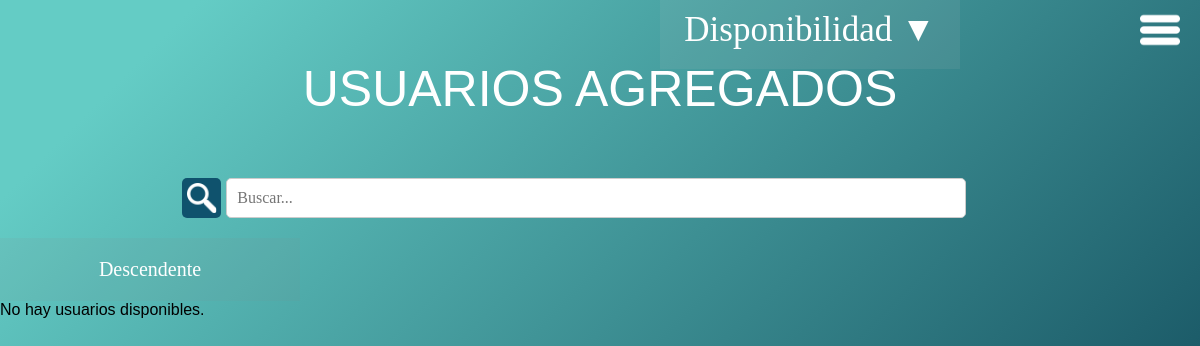
The app's page /vista/usuariosAgregados.php, older data.
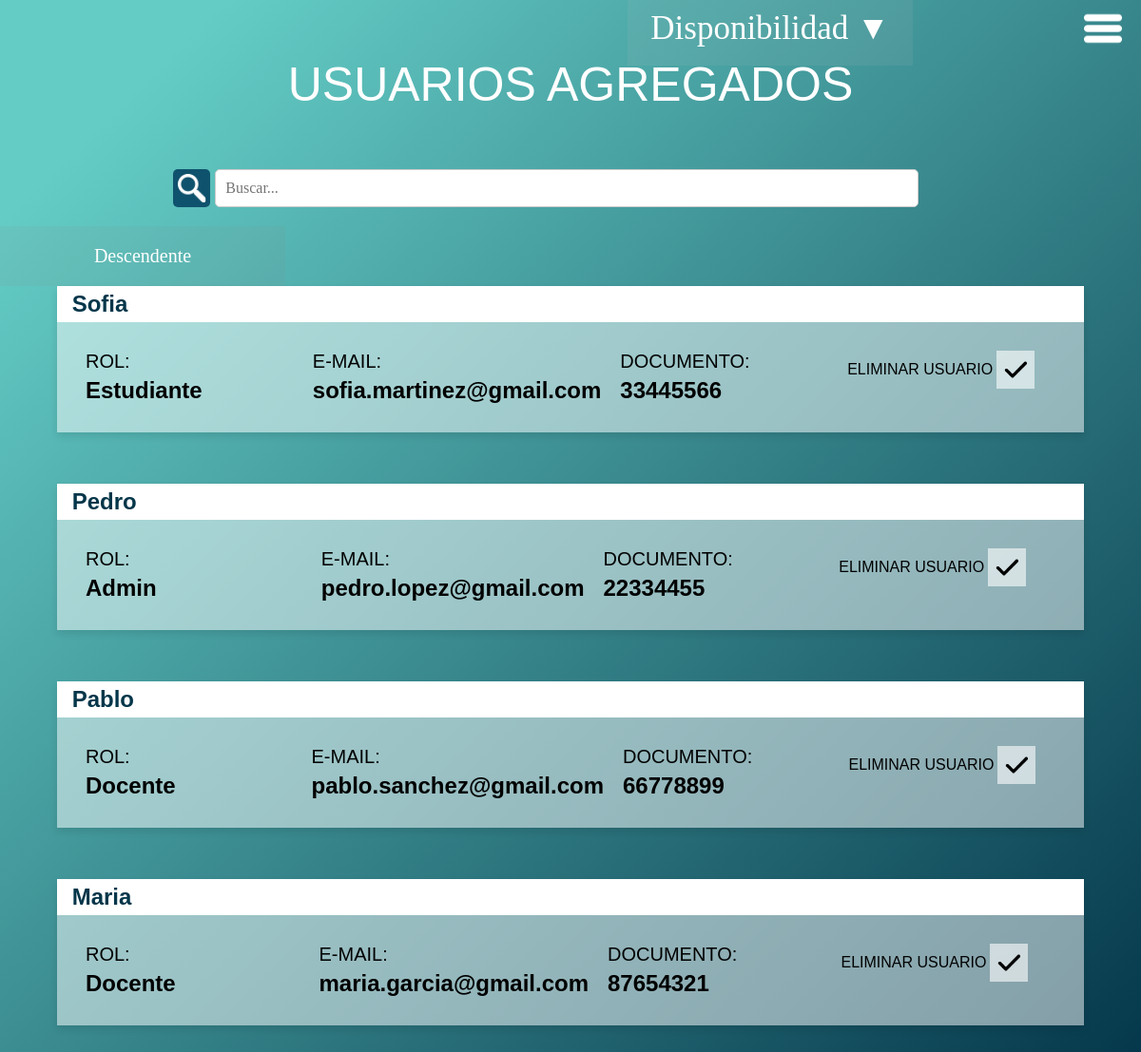
The same page, newer data.
### tables this page shows
CREATE TABLE usuario(
    documento INT(8) PRIMARY KEY,
    email VARCHAR(50) NOT NULL,
    contrasena VARCHAR(50) NOT NULL,
    nombre VARCHAR(20) NOT NULL,
    apellido VARCHAR(20) NOT NULL,
    rol VARCHAR(20) NOT NULL,
    estado VARCHAR(20) NOT NULL
);

### controlador/UsuarioController.php (called while the page is built, shortened)
<?php
require_once('../modelo/UsuarioModel.php');
class UsuarioController {
    private $usuarioModel;
    public function __construct($conexion) {
        $this->usuarioModel = new UsuarioModel($conexion);
    }
    public function listarUsuarios($estado = 'aprobado', $filtro = 'asc', $busqueda = null) {
        try {
            return $this->usuarioModel->obtenerUsuarios($estado, $filtro, $busqueda);
        } catch (Exception $e) {
            echo $e->getMessage();
            exit;
        }
    }
}
?>

### modelo/UsuarioModel.php (called while the page is built, shortened)
<?php
class UsuarioModel {
    private $conexion;
    public function __construct($conexion) {
        $this->conexion = $conexion;
    }
    public function obtenerUsuarios($estado = null, $filtro = 'asc', $busqueda = null) {
        $consulta = "SELECT * FROM usuario";
        $params = [];
        $types = '';
        if ($estado) {
            $consulta .= " WHERE estado = ?";
            $params[] = $estado;
            $types .= 's';
        }
        $consulta .= " ORDER BY nombre " . $filtro;
        $stmt = $this->conexion->prepare($consulta);
        if ($params) {
            $stmt->bind_param($types, ...$params);
        }
        $stmt->execute();
        $resultado = $stmt->get_result();
        return $resultado;
    }
}
?>

### vista/usuariosAgregados.php (the view, shortened to what this page needs)
<?php
require_once('../controlador/UsuarioController.php');
require_once('../controlador/bd.php');
$usuarioController = new UsuarioController($conexion);
$filtro = isset($_POST['filtro']) && $_POST['filtro'] === 'asc' ? 'asc' : 'desc';
$busqueda = isset($_POST['buscar']) ? $_POST['busqueda'] : null;
$usuarios = $usuarioController->listarUsuarios('Aprobado', $filtro, $busqueda);
?>
<!DOCTYPE html>
<html lang="en">
<head>
    <link rel="stylesheet" href="css/index.css">
    <link rel="stylesheet" href="css/menu.css">
</head>
<body>
    <nav>
        <div class="menu-btn">
            <img src="img/menu.png" class="menu-icon">
        </div>
    </nav>
    <section>
        <p class="tituloUsu">USUARIOS AGREGADOS</p>
        <div class="search-container">
            <img src="img/lupa.png" alt="" class="lupaP" id="search-button">
            <form class="buscadorReservas" method="post">
                <input type="text" placeholder="Buscar..." name="busqueda" id="search-input">
            </form>
            <div class="disponibilidades">
                <select id="disponibilidad">
                    <option value="" disabled selected>Disponibilidad ▼</option>
                </select>
            </div>
        </div>
        <form method="post">
            <input type="submit" id="filtro" class="filtro" value="<?php echo $filtro === 'asc' ? 'Ascendente' : 'Descendente'; ?>">
        </form>
        <?php if ($usuarios && $usuarios->num_rows > 0): ?>
            <?php while ($usuario = $usuarios->fetch_assoc()): ?>
                <div class="tabla">
                    <div class="tituloTabla">
                        <h1><?php echo htmlspecialchars($usuario['nombre']); ?></h1>
                    </div>
                    <div class="datos">
                        <div class="fila">
                            <p class="label">ROL:</p>
                            <p class="valor"><?php echo htmlspecialchars($usuario['rol']); ?></p>
                        </div>
                        <div class="fila">
                            <p class="label">E-MAIL:</p>
                            <p class="valor"><?php echo htmlspecialchars($usuario['email']); ?></p>
                        </div>
                        <div class="fila">
                            <p class="label">DOCUMENTO:</p>
                            <p class="valor"><?php echo htmlspecialchars($usuario['documento']); ?></p>
                        </div>
                        <div class="fila">
                            <div class="sino">
                                <form action="usuariosAgregados.php" id="formularioEliminarUsuario" method="POST">
                                    <p style="display:inline-block;">ELIMINAR USUARIO</p>
                                    <button type="submit" id="botonEliminarUsuario" class="eliminar-boton"></button>
                                </form>
                            </div>
                        </div>
                    </div>
                </div>
                <br>
            <?php endwhile; ?>
        <?php else: ?>
            <p>No hay usuarios disponibles.</p>
        <?php endif; ?>
    </section>
</body>
</html>

Row changes from the older to the newer data that the page shows:
added usuario: nombre "Sofia", rol "Estudiante", email "sofia.martinez@gmail.com", documento "33445566"
added usuario: nombre "Pedro", rol "Admin", email "pedro.lopez@gmail.com", documento "22334455"
added usuario: nombre "Pablo", rol "Docente", email "pablo.sanchez@gmail.com", documento "66778899"
added usuario: nombre "Maria", rol "Docente", email "maria.garcia@gmail.com", documento "87654321"
Text that changed along with them:
text no longer shown: "No hay usuarios disponibles."
